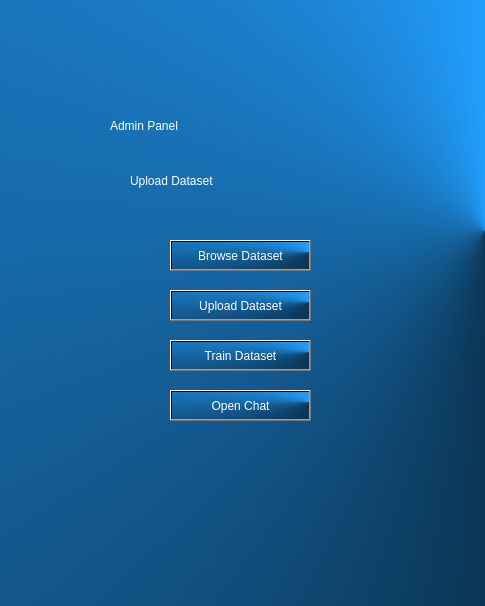
<?xml version="1.0" encoding="UTF-8"?>
<ui version="4.0">
 <class>Dialog</class>
 <widget class="QDialog" name="Dialog">
  <property name="geometry">
   <rect>
    <x>0</x>
    <y>0</y>
    <width>485</width>
    <height>606</height>
   </rect>
  </property>
  <property name="windowTitle">
   <string>Dialog</string>
  </property>
  <property name="styleSheet">
   <string notr="true">background-color: qconicalgradient(cx:1, cy:0.381, angle:0, stop:0.244318 rgba(34, 159, 255, 255), stop:1 rgba(0, 0, 0, 255));
color: rgb(255, 255, 255);

font: italic 15pt &quot;Monotype Corsiva&quot;;</string>
  </property>
  <widget class="QLabel" name="label">
   <property name="geometry">
    <rect>
     <x>110</x>
     <y>60</y>
     <width>281</width>
     <height>131</height>
    </rect>
   </property>
   <property name="styleSheet">
    <string notr="true">background-color: qlineargradient(spread:pad, x1:0, y1:0, x2:1, y2:0, stop:0.448864 rgba(0, 0, 0, 0), stop:1 rgba(0, 0, 0, 0));
color: rgb(255, 255, 255);
font: italic 55pt &quot;WorldsAtWar BB&quot;;</string>
   </property>
   <property name="text">
    <string>Admin Panel</string>
   </property>
  </widget>
  <widget class="QLabel" name="label_2">
   <property name="geometry">
    <rect>
     <x>130</x>
     <y>150</y>
     <width>271</width>
     <height>61</height>
    </rect>
   </property>
   <property name="styleSheet">
    <string notr="true">background-color: qlineargradient(spread:pad, x1:0, y1:0, x2:1, y2:0, stop:0.448864 rgba(0, 0, 0, 0), stop:1 rgba(0, 0, 0, 0));

font: italic 40pt &quot;WorldsAtWar BB&quot;;</string>
   </property>
   <property name="text">
    <string>Upload Dataset</string>
   </property>
  </widget>
  <widget class="QPushButton" name="browse">
   <property name="geometry">
    <rect>
     <x>170</x>
     <y>240</y>
     <width>141</width>
     <height>31</height>
    </rect>
   </property>
   <property name="styleSheet">
    <string notr="true">font: italic 15pt &quot;WorldsAtWar BB&quot;;</string>
   </property>
   <property name="text">
    <string>Browse Dataset</string>
   </property>
  </widget>
  <widget class="QPushButton" name="upload">
   <property name="geometry">
    <rect>
     <x>170</x>
     <y>290</y>
     <width>141</width>
     <height>31</height>
    </rect>
   </property>
   <property name="styleSheet">
    <string notr="true">font: italic 15pt &quot;WorldsAtWar BB&quot;;</string>
   </property>
   <property name="text">
    <string>Upload Dataset</string>
   </property>
  </widget>
  <widget class="QPushButton" name="pushButton_3">
   <property name="geometry">
    <rect>
     <x>170</x>
     <y>340</y>
     <width>141</width>
     <height>31</height>
    </rect>
   </property>
   <property name="styleSheet">
    <string notr="true">font: italic 15pt &quot;WorldsAtWar BB&quot;;</string>
   </property>
   <property name="text">
    <string>Train Dataset</string>
   </property>
  </widget>
  <widget class="QPushButton" name="pushButton">
   <property name="geometry">
    <rect>
     <x>170</x>
     <y>390</y>
     <width>141</width>
     <height>31</height>
    </rect>
   </property>
   <property name="styleSheet">
    <string notr="true">font: italic 15pt &quot;WorldsAtWar BB&quot;;</string>
   </property>
   <property name="text">
    <string>Open Chat</string>
   </property>
  </widget>
 </widget>
 <resources/>
 <connections/>
</ui>
